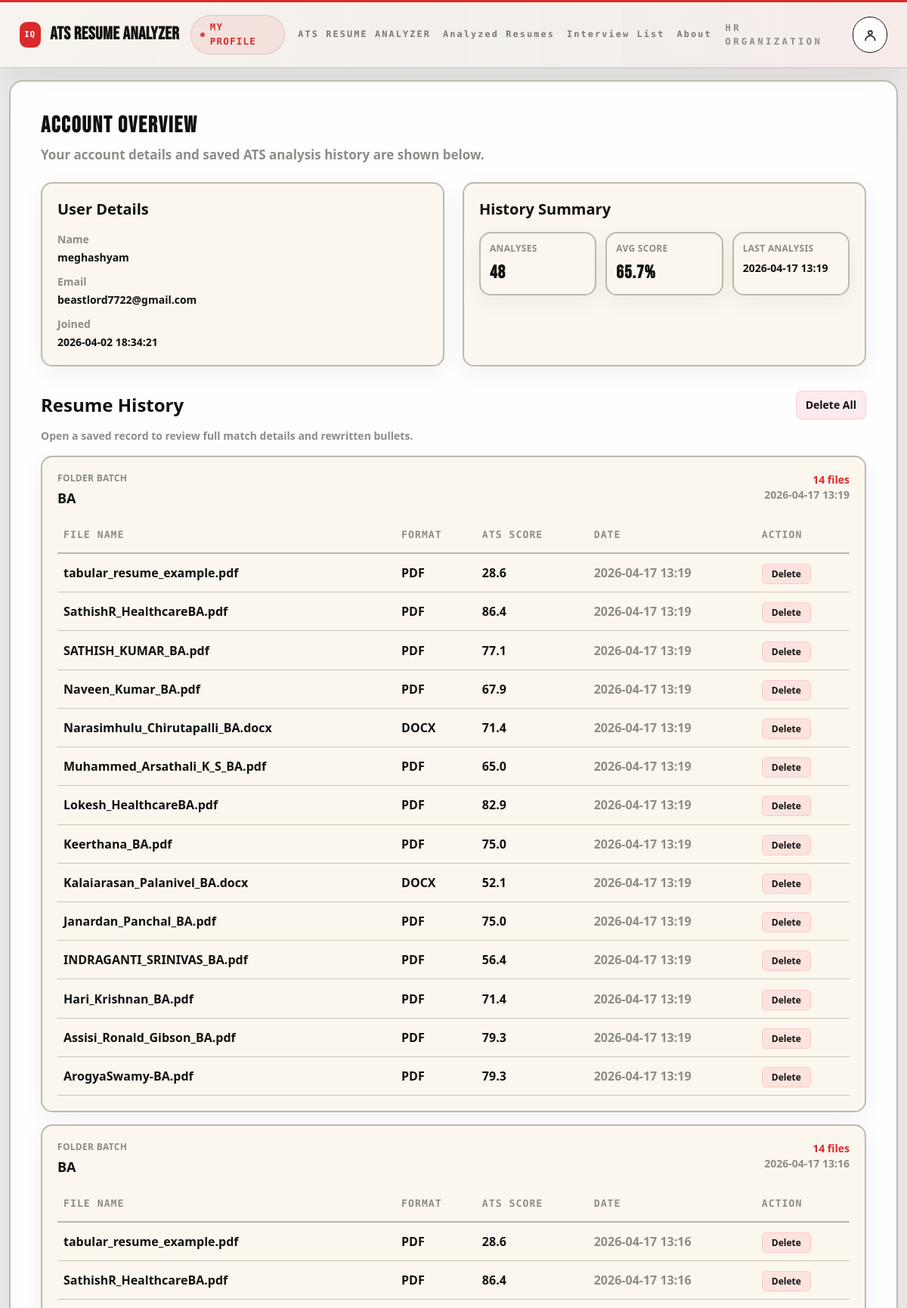
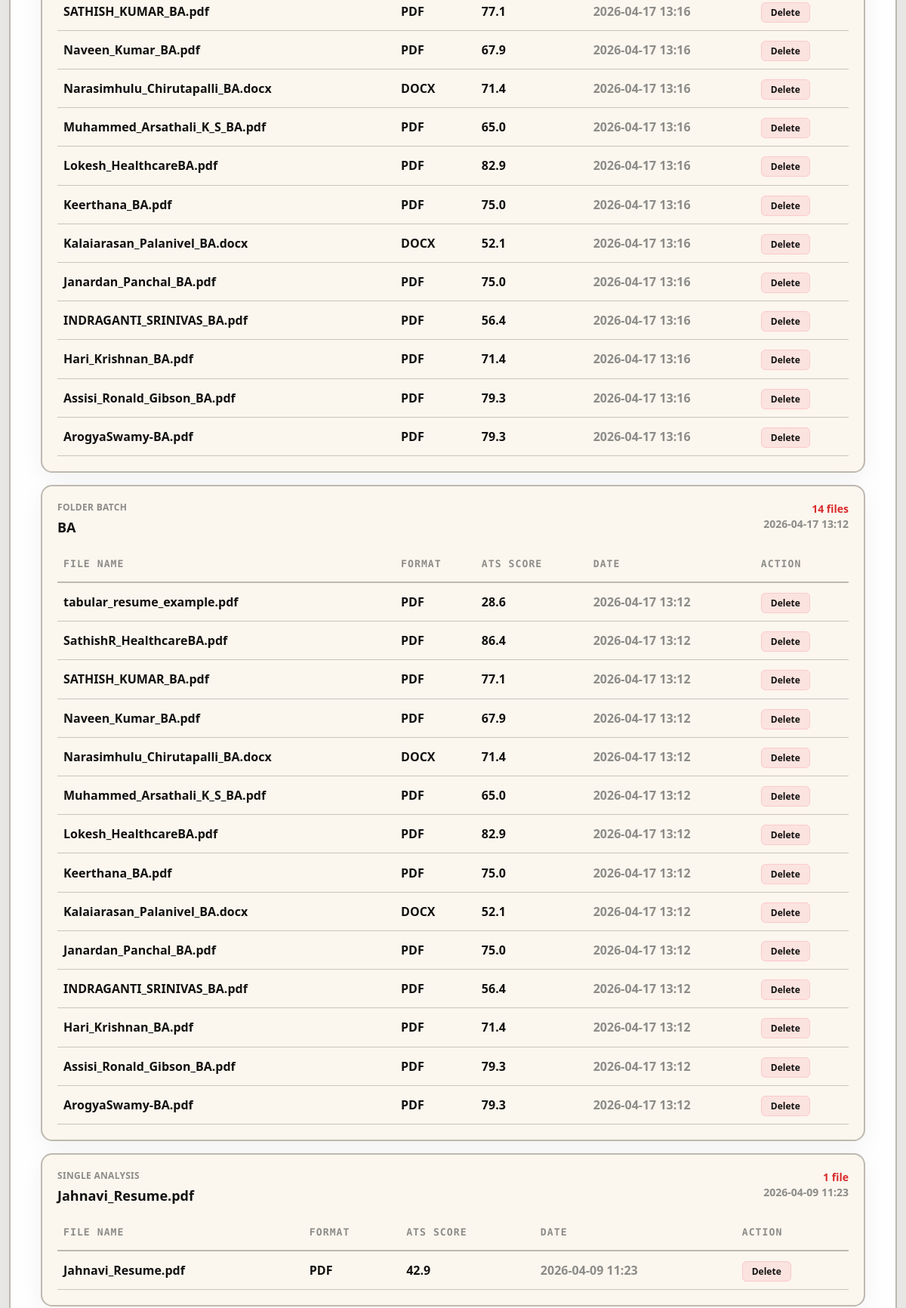
/profile (signed in, upper part), run on the app's committed database (2 pictures, top to bottom).
### tables this page shows
CREATE TABLE users(
        id INTEGER PRIMARY KEY,
        name TEXT, email TEXT UNIQUE, password TEXT, created_at TEXT, role TEXT);

CREATE TABLE resume_history(
        id INTEGER PRIMARY KEY,
        user_id INTEGER, score REAL, date TEXT, filename TEXT, Filetype TEXT, found TEXT, missing TEXT, rewritten TEXT, skills TEXT, batch_id TEXT, folder_name TEXT, job_skills TEXT, resume_skills TEXT);

### app.py (the view)
@app.get("/profile", response_class=HTMLResponse)
async def profile(request: Request, delete_id: int | None = None, delete_all: int | None = None) -> Response:
    user = require_user(request)
    notice = ""
    tone = "success"
    with db() as conn:
        if delete_all:
            deleted = conn.execute("DELETE FROM resume_history WHERE user_id=?", (user["id"],)).rowcount
            notice = f"Deleted {int(deleted or 0)} history record(s)."
        elif delete_id:
            deleted = conn.execute("DELETE FROM resume_history WHERE id=? AND user_id=?", (delete_id, user["id"])).rowcount
            if deleted:
                notice = "History record deleted."
            else:
                notice = "History record not found."
                tone = "error"
        history = conn.execute("SELECT id,filename,filetype,score,date,batch_id,folder_name FROM resume_history WHERE user_id=? ORDER BY id DESC", (user["id"],)).fetchall()
        stats = conn.execute("SELECT COUNT(*) AS analyses_count, ROUND(AVG(score),1) AS avg_score, MAX(date) AS last_analysis FROM resume_history WHERE user_id=?", (user["id"],)).fetchone()
    return templates.TemplateResponse(
        request,
        "profile.html",
        base_context(
            request,
            user_name=user["name"] or "-",
            user_email=user["email"] or "-",
            user_created_at=user["created_at"] or "-",
            analysis_count=stats["analyses_count"] or 0,
            avg_score="-" if stats["avg_score"] is None else f'{float(stats["avg_score"]):.1f}%',
            last_analysis=stats["last_analysis"] or "-",
            history_groups=build_history_groups(list(history)),
            history_notice=notice,
            history_notice_tone=tone,
            is_admin=is_admin_user(user),
        ),
    )

### templates/profile.html (shortened to what this page needs)
<!DOCTYPE html>
<html lang="en">
<head>
  <script src="https://cdn.tailwindcss.com"></script>
</head>
<body class="app-shell">
  {% set page_badge = "My Profile" %}
  {% set page_cta_href = "/" %}
  {% set page_cta_label = "Analyze Now" %}
  {% set active_page = "/profile" %}
  {% include "_app_topbar.html" %}
  <div class="page-wrap page-wrap--content">
    <div class="glass-panel p-6 md:p-10">
      <div class="mb-6">
        <h1 class="brand-title text-3xl font-bold">Account Overview</h1>
        <p class="text-muted mt-2">Your account details and saved ATS analysis history are shown below.</p>
      </div>
      <div class="grid gap-6 md:grid-cols-2">
        <div class="panel-soft p-5">
          <h2 class="text-xl font-semibold">User Details</h2>
          <dl class="mt-4 space-y-3 text-sm">
            <div>
              <dt class="text-muted">Name</dt>
              <dd class="mt-1 font-semibold">{{ user_name }}</dd>
            </div>
            <div>
              <dt class="text-muted">Email</dt>
              <dd class="mt-1 break-all">{{ user_email }}</dd>
            </div>
            <div>
              <dt class="text-muted">Joined</dt>
              <dd class="mt-1">{{ user_created_at }}</dd>
            </div>
          </dl>
        </div>
        <div class="panel-soft p-5">
          <h2 class="text-xl font-semibold">History Summary</h2>
          <div class="mt-4 grid gap-3 sm:grid-cols-3">
            <div class="panel-soft p-3">
              <p class="text-muted text-xs uppercase tracking-wide">Analyses</p>
              <p class="metric-value mt-2 text-2xl font-bold">{{ analysis_count }}</p>
            </div>
            <div class="panel-soft p-3">
              <p class="text-muted text-xs uppercase tracking-wide">Avg Score</p>
              <p class="metric-value mt-2 text-2xl font-bold">{{ avg_score }}</p>
            </div>
            <div class="panel-soft p-3">
              <p class="text-muted text-xs uppercase tracking-wide">Last Analysis</p>
              <p class="mt-2 text-sm">{{ last_analysis }}</p>
            </div>
          </div>
        </div>
      </div>
      <div class="mt-8">
        <div class="mb-3 flex flex-wrap items-center justify-between gap-3">
          <h2 class="text-2xl font-semibold">Resume History</h2>
          {% if history_groups %}
          <a
            href="/profile?delete_all=1"
            onclick="return confirm('Delete all history records? This cannot be undone.');"
            class="rounded-lg border border-rose-300/40 bg-rose-500/10 px-3 py-2 text-sm font-semibold text-rose-100 transition hover:bg-rose-500/20"
          >
            Delete All
          </a>
          {% endif %}
        </div>
        <p class="text-muted mb-4 text-sm">Open a saved record to review full match details and rewritten bullets.</p>
        <div class="space-y-4">
          {% if history_groups %}
          {% for group in history_groups %}
          <div class="panel-soft p-4 md:p-5">
            <div class="mb-3 flex flex-wrap items-start justify-between gap-3">
              <div>
                <p class="text-muted text-xs uppercase tracking-wide">
                  {{ "Folder Batch" if group.group_type == "folder" else "Single Analysis" }}
                </p>
                <h3 class="mt-1 text-lg font-semibold">{{ group.title }}</h3>
              </div>
              <div class="text-right text-sm">
                <p class="font-semibold text-cyan-100">{{ group.count }} file{{ "" if group.count == 1 else "s" }}</p>
                <p class="text-muted">{{ group.latest_date }}</p>
              </div>
            </div>
            <div class="overflow-x-auto">
              <table class="table-shell min-w-[760px]">
                <thead>
                  <tr>
                    <th>File Name</th>
                    <th>Format</th>
                    <th>ATS Score</th>
                    <th>Date</th>
                    <th>Action</th>
                  </tr>
                </thead>
                <tbody>
                  {% for r in group["items"] %}
                  <tr>
                    <td>
                      <a href="/history/{{ r.id }}" class="font-semibold text-cyan-200 hover:text-white hover:underline">
                        {{ r.filename or "-" }}
                      </a>
                    </td>
                    <td class="text-blue-200">{{ r.filetype or "-" }}</td>
                    <td class="font-bold text-emerald-300">{{ r.score }}</td>
                    <td class="text-muted">{{ r.date }}</td>
                    <td>
                      <a
                        href="/profile?delete_id={{ r.id }}"
                        onclick="return confirm('Delete this history record?');"
                        class="rounded-md border border-rose-300/40 bg-rose-500/10 px-3 py-1 text-xs font-semibold text-rose-100 transition hover:bg-rose-500/20"
                      >
                        Delete
                      </a>
                    </td>
                  </tr>
                  {% endfor %}
                </tbody>
              </table>
            </div>
          </div>
          {% endfor %}
          {% else %}
          <div class="panel-soft p-6 text-center text-muted">No resume history yet.</div>
          {% endif %}
        </div>
      </div>
    </div>
  </div>
</body>
</html>

### data on the page
users: name "meghashyam", email "beastlord7722@gmail.com", created_at "2026-04-02 18:34:21"
resume_history: group_type "FOLDER BATCH", title "BA", count "14", count "s", latest_date "2026-04-17 13:19", filename "tabular_resume_example.pdf", Filetype "PDF", score "28.6", date "2026-04-17 13:19"
resume_history: filename "SathishR_HealthcareBA.pdf", Filetype "PDF", score "86.4", date "2026-04-17 13:19"
resume_history: filename "SATHISH_KUMAR_BA.pdf", Filetype "PDF", score "77.1", date "2026-04-17 13:19"
resume_history: filename "Naveen_Kumar_BA.pdf", Filetype "PDF", score "67.9", date "2026-04-17 13:19"
resume_history: filename "Narasimhulu_Chirutapalli_BA.docx", Filetype "DOCX", score "71.4", date "2026-04-17 13:19"
resume_history: filename "Muhammed_Arsathali_K_S_BA.pdf", Filetype "PDF", score "65.0", date "2026-04-17 13:19"
resume_history: filename "Lokesh_HealthcareBA.pdf", Filetype "PDF", score "82.9", date "2026-04-17 13:19"
resume_history: filename "Keerthana_BA.pdf", Filetype "PDF", score "75.0", date "2026-04-17 13:19"
resume_history: filename "Kalaiarasan_Palanivel_BA.docx", Filetype "DOCX", score "52.1", date "2026-04-17 13:19"
resume_history: filename "Janardan_Panchal_BA.pdf", Filetype "PDF", score "75.0", date "2026-04-17 13:19"
resume_history: filename "INDRAGANTI_SRINIVAS_BA.pdf", Filetype "PDF", score "56.4", date "2026-04-17 13:19"
resume_history: filename "Hari_Krishnan_BA.pdf", Filetype "PDF", score "71.4", date "2026-04-17 13:19"
resume_history: filename "Assisi_Ronald_Gibson_BA.pdf", Filetype "PDF", score "79.3", date "2026-04-17 13:19"
resume_history: filename "ArogyaSwamy-BA.pdf", Filetype "PDF", score "79.3", date "2026-04-17 13:19"
resume_history: group_type "FOLDER BATCH", title "BA", count "14", count "s", latest_date "2026-04-17 13:16", filename "tabular_resume_example.pdf", Filetype "PDF", score "28.6", date "2026-04-17 13:16"
resume_history: filename "SathishR_HealthcareBA.pdf", Filetype "PDF", score "86.4", date "2026-04-17 13:16"
resume_history: filename "SATHISH_KUMAR_BA.pdf", Filetype "PDF", score "77.1", date "2026-04-17 13:16"
resume_history: filename "Naveen_Kumar_BA.pdf", Filetype "PDF", score "67.9", date "2026-04-17 13:16"
resume_history: filename "Narasimhulu_Chirutapalli_BA.docx", Filetype "DOCX", score "71.4", date "2026-04-17 13:16"
resume_history: filename "Muhammed_Arsathali_K_S_BA.pdf", Filetype "PDF", score "65.0", date "2026-04-17 13:16"
resume_history: filename "Lokesh_HealthcareBA.pdf", Filetype "PDF", score "82.9", date "2026-04-17 13:16"
resume_history: filename "Keerthana_BA.pdf", Filetype "PDF", score "75.0", date "2026-04-17 13:16"
resume_history: filename "Kalaiarasan_Palanivel_BA.docx", Filetype "DOCX", score "52.1", date "2026-04-17 13:16"
resume_history: filename "Janardan_Panchal_BA.pdf", Filetype "PDF", score "75.0", date "2026-04-17 13:16"
resume_history: filename "INDRAGANTI_SRINIVAS_BA.pdf", Filetype "PDF", score "56.4", date "2026-04-17 13:16"
resume_history: filename "Hari_Krishnan_BA.pdf", Filetype "PDF", score "71.4", date "2026-04-17 13:16"
resume_history: filename "Assisi_Ronald_Gibson_BA.pdf", Filetype "PDF", score "79.3", date "2026-04-17 13:16"
resume_history: filename "ArogyaSwamy-BA.pdf", Filetype "PDF", score "79.3", date "2026-04-17 13:16"
resume_history: group_type "FOLDER BATCH", title "BA", count "14", count "s", latest_date "2026-04-17 13:12", filename "tabular_resume_example.pdf", Filetype "PDF", score "28.6", date "2026-04-17 13:12"
resume_history: filename "SathishR_HealthcareBA.pdf", Filetype "PDF", score "86.4", date "2026-04-17 13:12"
resume_history: filename "SATHISH_KUMAR_BA.pdf", Filetype "PDF", score "77.1", date "2026-04-17 13:12"
resume_history: filename "Naveen_Kumar_BA.pdf", Filetype "PDF", score "67.9", date "2026-04-17 13:12"
resume_history: filename "Narasimhulu_Chirutapalli_BA.docx", Filetype "DOCX", score "71.4", date "2026-04-17 13:12"
resume_history: filename "Muhammed_Arsathali_K_S_BA.pdf", Filetype "PDF", score "65.0", date "2026-04-17 13:12"
resume_history: filename "Lokesh_HealthcareBA.pdf", Filetype "PDF", score "82.9", date "2026-04-17 13:12"
resume_history: filename "Keerthana_BA.pdf", Filetype "PDF", score "75.0", date "2026-04-17 13:12"
resume_history: filename "Kalaiarasan_Palanivel_BA.docx", Filetype "DOCX", score "52.1", date "2026-04-17 13:12"
resume_history: filename "Janardan_Panchal_BA.pdf", Filetype "PDF", score "75.0", date "2026-04-17 13:12"
resume_history: filename "INDRAGANTI_SRINIVAS_BA.pdf", Filetype "PDF", score "56.4", date "2026-04-17 13:12"
resume_history: filename "Hari_Krishnan_BA.pdf", Filetype "PDF", score "71.4", date "2026-04-17 13:12"
resume_history: filename "Assisi_Ronald_Gibson_BA.pdf", Filetype "PDF", score "79.3", date "2026-04-17 13:12"
resume_history: filename "ArogyaSwamy-BA.pdf", Filetype "PDF", score "79.3", date "2026-04-17 13:12"
resume_history: group_type "SINGLE ANALYSIS", title "Jahnavi_Resume.pdf", count "1", latest_date "2026-04-09 11:23", filename "Jahnavi_Resume.pdf", Filetype "PDF", score "42.9", date "2026-04-09 11:23"

### other printed values
{{ page_badge }} "MY PROFILE"
{{ item.label }} "ATS RESUME ANALYZER" "Analyzed Resumes" "Interview List" "About"
{{ role_label }} "HR ORGANIZATION"
{{ analysis_count }} "48"
{{ avg_score }} "65.7%"
{{ last_analysis }} "2026-04-17 13:19"
